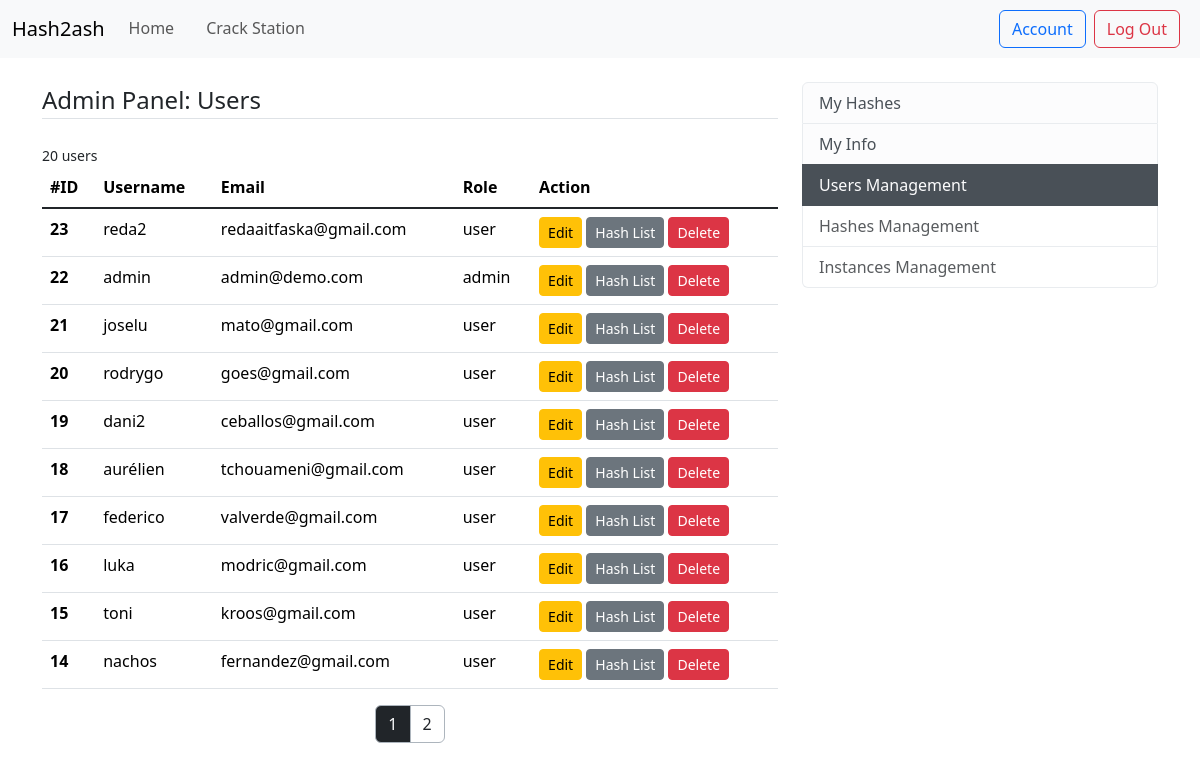
/adminpanel (signed in), run on the app's committed database.
### hash2ash/models.py (models this page shows, shortened)
class Users(db.Model, UserMixin):
    id_user = db.Column(db.Integer, primary_key=True)
    username = db.Column(db.String(20), unique=True, nullable=False)
    email = db.Column(db.String(120), unique=True, nullable=False)
    password = db.Column(db.String(60), nullable=False)
    role = db.Column(db.String(20), nullable=False, default='user')
    hashes = db.relationship('Hashes', backref='user', lazy=True)

### hash2ash/routes.py (the view, shortened to what this page needs)
@app.route('/adminpanel', methods=['GET', 'POST'])
@login_required
def adminpanel():
    if current_user.role != 'admin':
        flash('You are not authorized to access this page', 'danger')
        return redirect(url_for('home'))
    user_count = Users.query.count()
    form = AdminUpdateAccountForm()
    page = request.args.get('page', 1, type=int)
    users = Users.query.order_by(Users.id_user.desc()).paginate(page=page, per_page=10)
    return render_template('adminpanel.html', title='Admin Panel', form=form, users=users, user_count=user_count)

### hash2ash/models.py (called while the page is built)
@login_manager.user_loader # Fonction pour charger un utilisateur
def get_user(id_user):
    return Users.query.get(int(id_user))

### hash2ash/templates/adminpanel.html (shortened to what this page needs)
{% extends "layout.html" %}
{% block content %}
<div class="content-section">
    <legend class="border-bottom mb-4">Admin Panel: Users</legend>
    <small>{{user_count}} {{'users' if user_count > 1 else 'user'}}</small>
    <table class="table">
        <thead>
            <tr>
                <th scope="col">#ID</th>
                <th scope="col">Username</th>
                <th scope="col">Email</th>
                <th scope="col">Role</th>
                <th scope="col">Action</th>
            </tr>
        </thead>
        <tbody class="table-group-divider">
        {% for user in users.items %}
            <tr>
                <th scope="row">{{user.id_user}}</th>
                <td>{{user.username}}</td>
                <td>{{user.email}}</td>
                <td>{{user.role}}</td>
                <td>
                    <button type="button" class="btn btn-warning btn-sm" data-bs-toggle="modal" data-bs-target="#ModalUser{{user.id_user}}">Edit</button>
                    <button type="button" class="btn btn-secondary btn-sm " onclick="window.location.href='{{ url_for("adminpanelUserHashes", id_user=user.id_user) }}'">Hash List</button>
                    <button class="btn btn-danger btn-sm" type="button" data-bs-toggle="modal" data-bs-target="#deleteModal-{{user.id_user}}">Delete</button>
                </td>
            </tr>
        {% endfor %}
        </tbody>
    </table>
    <ul class="pagination justify-content-center">
        {% for page_num in users.iter_pages(left_edge=1, right_edge=1, left_current=1, right_current=2) %}
            {% if page_num %}
                {% if users.page == page_num %}
                    <li class="page-item active"><a class="page-link bg-dark text-light border-dark-subtle" href="{{ url_for('adminpanel', page=page_num) }}">{{ page_num }}</a></li>
                {% else %}
                    <li class="page-item"><a class="page-link text-dark border-dark-subtle" href="{{ url_for('adminpanel', page=page_num) }}">{{ page_num }}</a></li>
                {% endif %}
            {% else %}
                <li class="page-item page-link text-dark border-dark-subtle">...</li>
            {% endif %}
        {% endfor %}
    </ul>
</div>
{% endblock %}

### hash2ash/templates/layout.html (shortened to what this page needs)
<!DOCTYPE html>
<html lang="en">
<head>
    <link href="https://cdn.jsdelivr.net/npm/bootstrap@5.3.3/dist/css/bootstrap.min.css" rel="stylesheet">
</head>
<body>
    <header calss="site-header mb-10">
        <nav class="navbar navbar-expand-lg bg-body-tertiary">
            <div class="container-fluid">
                <a class="navbar-brand" href="/">Hash2ash</a>
                <div class="collapse navbar-collapse" id="navbarSupportedContent">
                <ul class="justify-content-center nav-underline navbar-nav me-auto mb-2 mb-lg-0">
                    <li class="nav-item">
                        {%if title == "Home" %}
                            <a class="nav-link active" aria-current="{{title}}"  href="{{ url_for('home') }}">Home</a>
                        {%else%}
                            <a class="nav-link " href="{{ url_for('home') }}">Home</a>
                        {%endif%}
                    </li>
                    {%if current_user.is_authenticated%}
                    <li class="nav-item">
                        {%if title == "Crack Station" %}
                            <a class="nav-link active" aria-current="{{title}}"  href="{{ url_for('crackstation') }}">{{title}}</a>
                        {%else%}
                            <a class="nav-link " href="{{ url_for('crackstation') }}">Crack Station</a>
                        {%endif%}
                    </li>
                    {%endif%}
                </ul>
                <form class="d-flex">
                    {%if current_user.is_authenticated%}
                    <button class="btn btn-outline-primary me-2" type="button" onclick="window.location.href='{{ url_for("account") }}'">
                        Account
                        </button>
                        <button class="btn btn-outline-danger me-2" type="button" onclick="window.location.href='{{ url_for("logout") }}'">
                        Log Out
                        </button>
                    {%endif%}
                </form>
                </div>
            </div>
        </nav>
    </header>
    <main role="main" class="container my-4">
        <div class="row">
            {%if title == "My Info" or title == "Admin Panel" or title == "My Hashes" or title == "User Hashes"%}
            <div class="col-md-8">
            {%else%}
            <div class="col-md-12">
            {%endif%}
            {%block content%}{%endblock%}
            </div>
            {%if title == "My Info" or title == "Admin Panel" or title == "My Hashes" or title == "User Hashes"%}
            <div class="col-md-4">
                <div class="content-section">
                    <div class="list-group">
                            {%if title == "My Hashes" %}
                            <a href="{{ url_for('account') }}" class="list-group-item list-group-item-action list-group-item-light active">My Hashes</a>
                            {%else%}
                            <a href="{{ url_for('account') }}" class="list-group-item list-group-item-action list-group-item-light">My Hashes</a>
                            {%endif%}
                            {%if title == "My Info" %}
                            <a href="{{ url_for('accountInfo') }}" class="list-group-item list-group-item-action list-group-item-light active">My Info</a>
                            {%else%}
                            <a href="{{ url_for('accountInfo') }}" class="list-group-item list-group-item-action list-group-item-light">My Info</a>
                            {%endif%}
                        {% if current_user.role == "admin" %}
                            {%if title == "Admin Panel" %}
                            <a href="{{ url_for('adminpanel') }}" class="list-group-item list-group-item-action list-group-item-light active">Users Management</a>
                            {%else%}
                            <a href="{{ url_for('adminpanel') }}" class="list-group-item list-group-item-action list-group-item-light">Users Management</a>
                            {%endif%}
                            <a href="#" class="list-group-item list-group-item-action list-group-item-light disabled">Hashes Management</a>
                            <a href="#" class="list-group-item list-group-item-action list-group-item-light disabled">Instances Management</a>
                        {%endif%}
                    </div>
                </div>
            {%endif%}
        </div>
    </main>
</body>
</html>

### data on the page
Users: id_user "23", username "reda2", email "redaaitfaska@gmail.com", role "user"
Users: id_user "22", username "admin", email "admin@demo.com", role "admin"
Users: id_user "21", username "joselu", email "mato@gmail.com", role "user"
Users: id_user "20", username "rodrygo", email "goes@gmail.com", role "user"
Users: id_user "19", username "dani2", email "ceballos@gmail.com", role "user"
Users: id_user "18", username "aurélien", email "tchouameni@gmail.com", role "user"
Users: id_user "17", username "federico", email "valverde@gmail.com", role "user"
Users: id_user "16", username "luka", email "modric@gmail.com", role "user"
Users: id_user "15", username "toni", email "kroos@gmail.com", role "user"
Users: id_user "14", username "nachos", email "fernandez@gmail.com", role "user"

### other printed values
{{ user_count }} "20"
{{ 'users' if user_count > 1 else 'user' }} "users"
{{ page_num }} "1"
{{ page_num }} "2"
